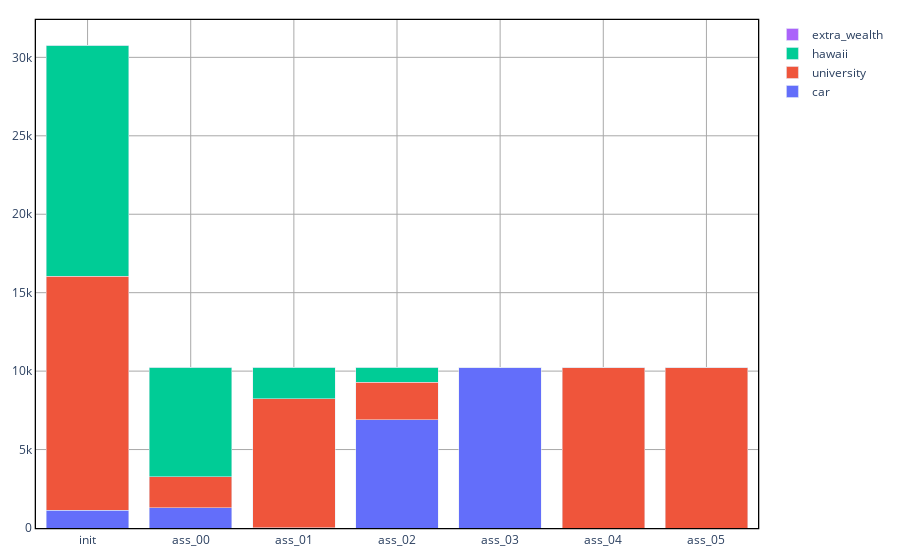
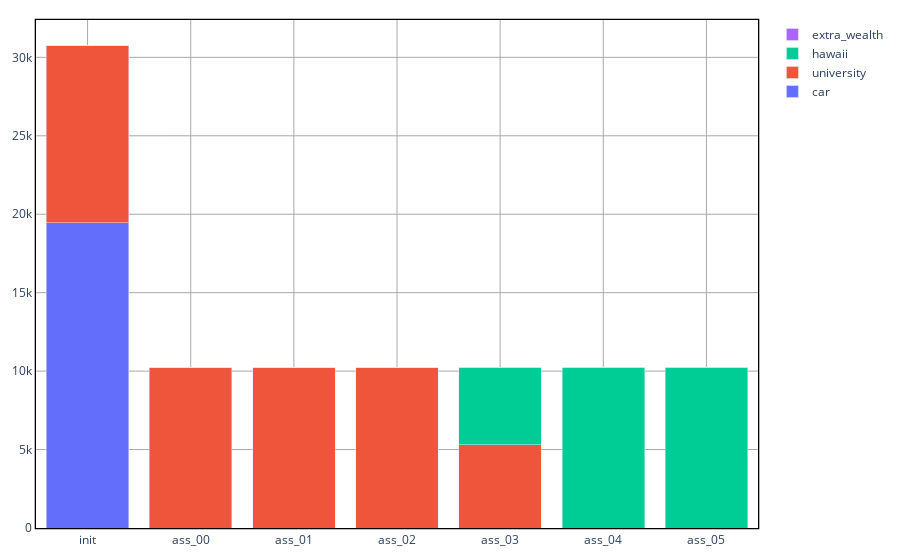

The cell these charts' notebook holds for them, in order:
### Code cell
plt = AssetSplitDetailsChart(problem, sol, "Goal", colormap_liab)
plt.show()
plt = AssetSplitDetailsChart(problem, sol_bah, "Goal", colormap_liab)
plt.show()

### Figure 1 — Plotly figure (JSON) as saved in the notebook; plotly's stock layout.template omitted (floating-point values rounded to 4 significant figures)
{"data": [{"marker": {"color": "#636EFA"}, "name": "car", "type": "bar", "x": ["init", "ass_00", "ass_01", "ass_02", "ass_03", "ass_04", "ass_05"], "y": [1142.0, 1279.0, 31.74, 6893.0, 10250.0, 0, 0]}, {"marker": {"color": "#EF553B"}, "name": "university", "type": "bar", "x": ["init", "ass_00", "ass_01", "ass_02", "ass_03", "ass_04", "ass_05"], "y": [14900.0, 1992.0, 8193.0, 2390.0, 0, 10250.0, 10250.0]}, {"marker": {"color": "#00CC96"}, "name": "hawaii", "type": "bar", "x": ["init", "ass_00", "ass_01", "ass_02", "ass_03", "ass_04", "ass_05"], "y": [14720.0, 6984.0, 2030.0, 971.3, 0, 0, 0]}, {"marker": {"color": "#AB63FA"}, "name": "extra_wealth", "type": "bar", "x": ["init", "ass_00", "ass_01", "ass_02", "ass_03", "ass_04", "ass_05"], "y": [0, 0, 0, 0, 0, 0, 0]}], "layout": {"barmode": "stack", "margin": {"b": 20, "l": 20, "r": 20, "t": 20}, "paper_bgcolor": "white", "plot_bgcolor": "white", "showlegend": true, "xaxis": {"gridcolor": "darkgray", "gridwidth": 1, "linecolor": "black", "linewidth": 1.3, "mirror": true, "showgrid": true, "showline": true}, "yaxis": {"gridcolor": "darkgray", "gridwidth": 1, "linecolor": "black", "linewidth": 1.3, "mirror": true, "showgrid": true, "showline": true}}}

### Figure 2 — Plotly figure (JSON) as saved in the notebook; plotly's stock layout.template omitted (floating-point values rounded to 4 significant figures)
{"data": [{"marker": {"color": "#636EFA"}, "name": "car", "type": "bar", "x": ["init", "ass_00", "ass_01", "ass_02", "ass_03", "ass_04", "ass_05"], "y": [19455, 0, 0, 0, 0, 0, 0]}, {"marker": {"color": "#EF553B"}, "name": "university", "type": "bar", "x": ["init", "ass_00", "ass_01", "ass_02", "ass_03", "ass_04", "ass_05"], "y": [11307, 10254, 10254, 10254, 5321, 0, 0]}, {"marker": {"color": "#00CC96"}, "name": "hawaii", "type": "bar", "x": ["init", "ass_00", "ass_01", "ass_02", "ass_03", "ass_04", "ass_05"], "y": [0, 0, 0, 0, 4933, 10254, 10254]}, {"marker": {"color": "#AB63FA"}, "name": "extra_wealth", "type": "bar", "x": ["init", "ass_00", "ass_01", "ass_02", "ass_03", "ass_04", "ass_05"], "y": [0.494, 0.1647, 0.1647, 0.1647, 0.1647, 0.1647, 0.1647]}], "layout": {"barmode": "stack", "margin": {"b": 20, "l": 20, "r": 20, "t": 20}, "paper_bgcolor": "white", "plot_bgcolor": "white", "showlegend": true, "xaxis": {"gridcolor": "darkgray", "gridwidth": 1, "linecolor": "black", "linewidth": 1.3, "mirror": true, "showgrid": true, "showline": true}, "yaxis": {"gridcolor": "darkgray", "gridwidth": 1, "linecolor": "black", "linewidth": 1.3, "mirror": true, "showgrid": true, "showline": true}}}
